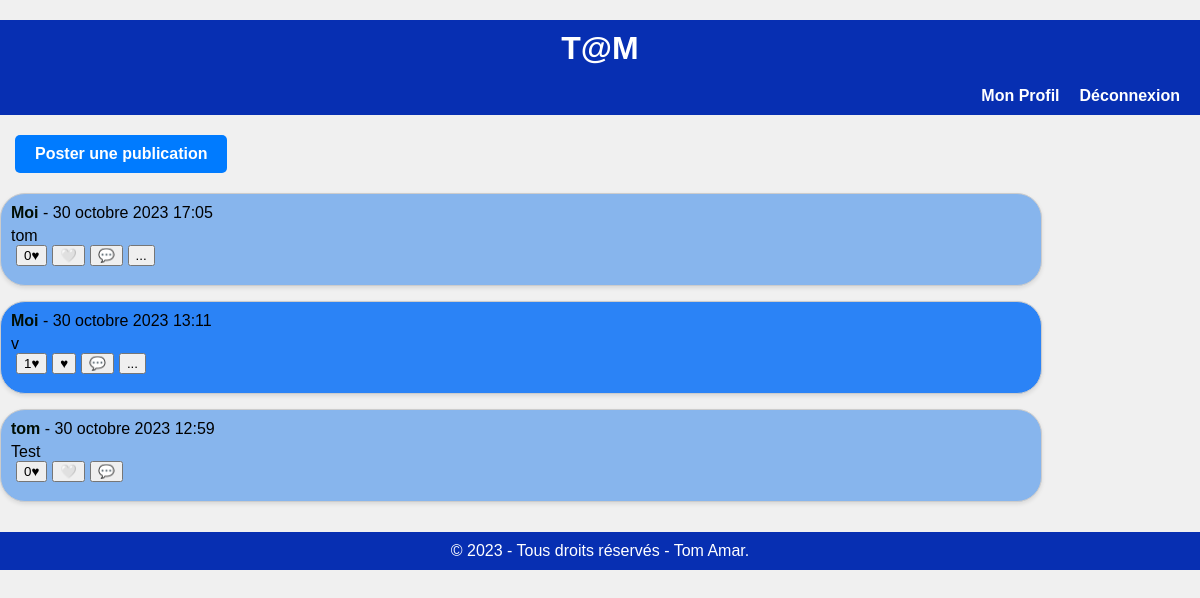
The app's page / (signed in) with its own data.
### PostApp/models.py (models this page shows, shortened)
class Post(models.Model):
    author = models.ForeignKey(User, on_delete=models.CASCADE)
    content = models.TextField(max_length=500)
    created_at = models.DateTimeField(auto_now_add=True)
    image=models.ImageField(upload_to="images_postes/",blank=True,null=True)
    likes = models.ManyToManyField(User, related_name='liked_publications',null=True)
    shared_url = models.URLField(blank=True, null=True)

### PostApp/views.py (the view)
# urls.py: path('', postviews.home, name='home'),
@login_required
def home(request):
    posts = Post.objects.all().order_by('-created_at')
    form=CommentForm()
    user=request.user
    return render(request, 'postapp/home.html', {'posts': posts,'like_post':like_post,'form':form,"user":user})

### templates/postapp/home.html (shortened to what this page needs)
{% extends "base.html" %}
{% load static %}
{% block extra_head %}<link rel="stylesheet" href="{%  static 'css/postapp/home.css' %}">
<script src="{% static 'js/postapp/script.js' %}"></script>{% endblock %}
{% block content %}
    <a id ="bouton_post" href="{% url 'poster' %}">Poster une publication</a>
    {% if posts %}
        <div class="posts">
            {% for post in posts %}
                <div class="post">
                    <div class="post-haut">
                    {% if post.author == user %}
                    <p><strong>Moi</strong> - {{ post.created_at }}</p>
                    {% else %}
                    <p><strong>{{ post.author.username }}</strong> - {{ post.created_at }}</p>
                    {% endif %}
                    </div>
                    <p>{{ post.content }}</p>
                    <button class="likes-count">{{ post.likes.count }}&#x2665;</button>
                    {% if user in post.likes.all %}
    <form method="post" action="{% url 'like_post' post.id %}">
        <button type="submit">&#x2665;</button>
    </form>
{% else %}
    <form method="post" action="{% url 'like_post' post.id %}">
        <button type="submit">&#x1F90D;</button>
    </form>
{% endif %}
<button type="submit" class="commenter">&#128172;</button>
{% if post.author == user %}
<form method="post" action="{% url 'delete_post' post.id %}" onsubmit="return confirm('Êtes-vous sûr de vouloir supprimer ce post ?');">
    <button type="submit">...</button>
</form>
{% endif %}
                </div>
            {% endfor %}
        </div>
    {% else %}
        <p>Aucun post disponible pour le moment.</p>
    {% endif %}
</body>
</html>
{% endblock %}

### static/css/base.css (style rules this page uses)
a { text-decoration: none; color: inherit; }
body, h1, h2, p, ul, li { margin: 0; padding: 0; }
body { font-family: Arial, sans-serif; background-color: #f0f0f0; }
html { margin-bottom: 150px; margin-top:20px; }

### static/css/postapp/home.css (style rules this page uses)
body { font-family: Arial, sans-serif; background-color: #f0f0f0; }
.posts { margin-top: 20px; margin-bottom: 30px; }
.likes-count,.likes-list,button { float:left; margin-left:5px; }
.post p:first-child { margin-bottom: 5px; }
.post strong { color: #010e03; }
#bouton_post { display: inline-block; padding: 10px 20px; background-color: #007BFF; color: #fff; text-decoration: none; border-radius: 5px; font-weight: bold; transition: background-color 0.3s, color 0.3s; margin-left:15px; }
#bouton_post { margin-top:20px; }
.post { border: 1px solid #ccc; padding: 10px; margin-bottom: 15px; box-shadow: 0 2px 4px rgba(0, 0, 0, 0.1); overflow-y: auto; max-height: 300px; border-radius:25px; width:85%; }
.post:nth-child(odd) { background-color:hwb(213 53% 7%); }
.post:nth-child(even) { background-color:#2b83f6; }
.post h2, .post p { margin-top: 0; }
.post p { word-wrap: break-word; overflow-x: hidden; }

### records on screen
Post: created_at "30 octobre 2023 17:05", content "tom", likes.count "0"
Post: created_at "30 octobre 2023 13:11", content "v", likes.count "1"
Post: author.username "tom", created_at "30 octobre 2023 12:59", content "Test", likes.count "0"
